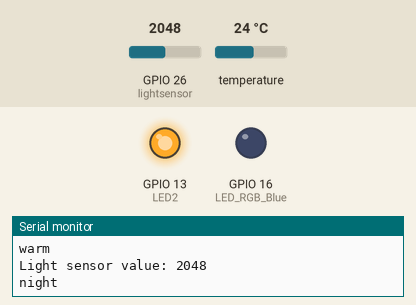
The sketch below on a simulated ESP32. Shown: output pins drawn as LEDs (lit = HIGH), the last lines printed to the serial monitor. The test bench sets the inputs (shaded band); at power-on: temperature 24 °C, GPIO 26 (lightsensor) = 2048.

Above: at 2.8 s.
2.9 s: temperature set to 22.3 °C
4.7 s: temperature set to 21.2 °C
At 7.0 s:
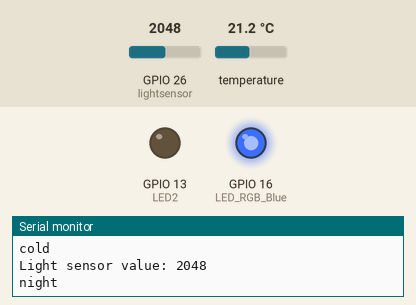
7.3 s: GPIO 26 (lightsensor) set to 3945
9.1 s: GPIO 26 (lightsensor) set to 4043
12.8 s: temperature set to 28 °C
At 13.8 s:
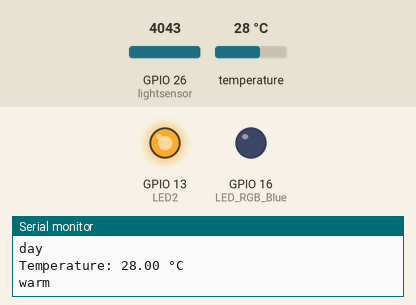
14.9 s: temperature set to 12 °C
At 16.8 s:
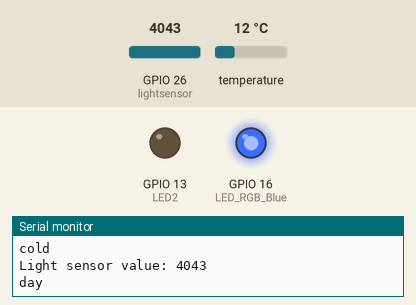
Timing chart, 0 to 18.3 s (numbered marks = the images above; inputs shaded):
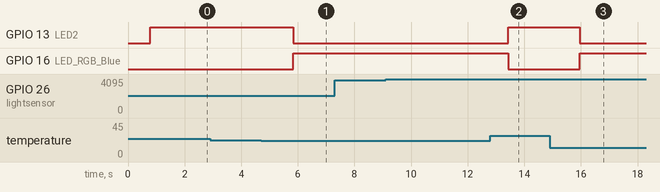

Measured:
- the behaviour switches between 22 and 21.9 °C on temperature (found by bisection; images 0 and 1)
- after the input at 4.7 s, GPIO 13 (LED2): HIGH → LOW after 1.1 s; GPIO 16 (LED_RGB_Blue): LOW → HIGH after 1.1 s
- after the input at 12.8 s, GPIO 13 (LED2): LOW → HIGH after 0.63 s; GPIO 16 (LED_RGB_Blue): HIGH → LOW after 0.63 s
- after the input at 14.9 s, GPIO 13 (LED2): HIGH → LOW after 1.1 s; GPIO 16 (LED_RGB_Blue): LOW → HIGH after 1.1 s

The sketch:

FISH_Cycle-of-the-day_Code_Solution_Task4.ino
```cpp
// LED2 (built-in ESP32)
// GPIO
#define LED2 13

// RGB LED
// GPIO
#define LED_RGB_Blue 16

// temperature sensor
// GPIO
#define temperaturesensor 17
// library
#include <OneWire.h>
#include <DallasTemperature.h>
// define temperaturesensor
OneWire oneWire(temperaturesensor);
DallasTemperature sensors(&oneWire);
// set treshold for the temperature sensor. The variable determines the treshold between warm and cold (°C).
float temperatureTreshold = 22;

// light sensor
// GPIO
#define lightsensor 26
// set treshold for light sensor
int lightTreshold = 4000;

// servomotor
// library
// GPIO
// PWM properties servomotor
// define servomotor angles
// define servomotor time

// command_servomotor(): give the angle to the function command_servomotor() and move to the servomotor to the servomotor_Angle
// convert 0-180 degrees to 0-65536

// global variables
char serialprint_buffer[100];

// setup the components
void setup()
{
  // setup LED2 as OUTPUT
  pinMode(LED2, OUTPUT);

  // setup LED_RGB as OUTPUT
  pinMode(LED_RGB_Blue, OUTPUT);

  // setup the temperature sensor as INPUT
  pinMode(temperaturesensor, INPUT);
  // start the temperaturesensor
  sensors.begin();

  // setup the light sensor as INPUT
  pinMode(lightsensor, INPUT);

  // setup servomotor as OUTPUT
  // attach the channel to the GPIO to be controlled
  // define the PWM functionalities of the channel

  // setup the serial communication
  Serial.begin(9600);
}

void loop()
{
  // read and display the temperature (°C)
  sensors.requestTemperatures();
  float temperature_value = sensors.getTempCByIndex(0);
  sprintf(serialprint_buffer, "Temperature: %.2f °C", temperature_value);
  Serial.println(serialprint_buffer);

  // If the temperature sensor value is equal of higher then the temperature treshold print "warm" in the serial monitor.
  if (temperature_value >= temperatureTreshold) {
    Serial.println("warm");
    // flash the red LED
    digitalWrite(LED2, HIGH);
    digitalWrite(LED_RGB_Blue, LOW);
    delay(500);
  }
  // If the temperature sensor value is lower then the temperature treshold print "cold" in the serial monitor.
  else {
    Serial.println("cold");
    // flash the blue LED
    digitalWrite(LED2, LOW);
    digitalWrite(LED_RGB_Blue, HIGH);
    delay(500);
  }

  // read the current light sensor value
  int lightsensor_value = analogRead(lightsensor);
  sprintf(serialprint_buffer, "Light sensor value: %d", lightsensor_value);
  Serial.println(serialprint_buffer);

  // If the light sensor value is equal of higher then the light treshold print "day" in the serial monitor.
  if (lightsensor_value >= lightTreshold) {
    Serial.println("day");
    // set servomotor time to 1000 ms
  }

  // If the light sensor value is lower then the light treshold print "night" in the serial monitor.
  else {
    Serial.println("night");
    // set servomotor time to 2000 ms
  }
  // create a movement of the servomotor to angle max and min
}
```
